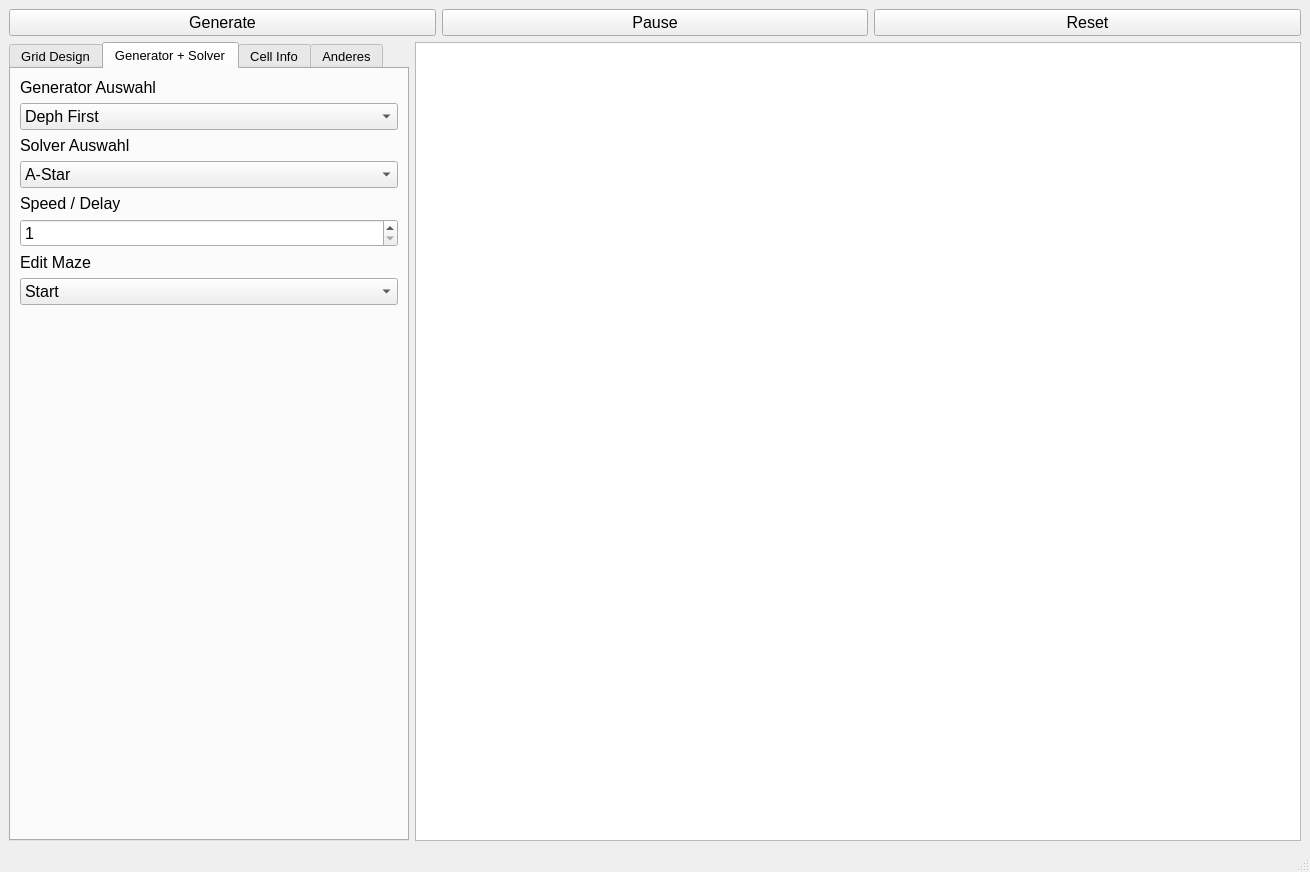
<?xml version="1.0" encoding="UTF-8"?>
<ui version="4.0">
 <class>MainWindow</class>
 <widget class="QMainWindow" name="MainWindow">
  <property name="geometry">
   <rect>
    <x>0</x>
    <y>0</y>
    <width>1310</width>
    <height>872</height>
   </rect>
  </property>
  <property name="windowTitle">
   <string>MainWindow</string>
  </property>
  <property name="tabShape">
   <enum>QTabWidget::Rounded</enum>
  </property>
  <widget class="QWidget" name="centralwidget">
   <layout class="QGridLayout" name="gridLayout">
    <item row="0" column="0">
     <layout class="QHBoxLayout" name="horizontalLayout">
      <item>
       <widget class="QPushButton" name="GeneratePushButton">
        <property name="font">
         <font>
          <pointsize>12</pointsize>
         </font>
        </property>
        <property name="text">
         <string>Generate</string>
        </property>
       </widget>
      </item>
      <item>
       <widget class="QPushButton" name="pausePushButton">
        <property name="font">
         <font>
          <pointsize>12</pointsize>
         </font>
        </property>
        <property name="text">
         <string>Pause</string>
        </property>
       </widget>
      </item>
      <item>
       <widget class="QPushButton" name="ResetPushButton">
        <property name="font">
         <font>
          <pointsize>12</pointsize>
         </font>
        </property>
        <property name="text">
         <string>Reset</string>
        </property>
       </widget>
      </item>
     </layout>
    </item>
    <item row="1" column="0">
     <layout class="QFormLayout" name="formLayout">
      <item row="0" column="1">
       <widget class="Grid" name="gridView">
        <property name="mouseTracking">
         <bool>true</bool>
        </property>
        <property name="frameShadow">
         <enum>QFrame::Plain</enum>
        </property>
       </widget>
      </item>
      <item row="0" column="0">
       <widget class="QTabWidget" name="tabWidget">
        <property name="minimumSize">
         <size>
          <width>400</width>
          <height>120</height>
         </size>
        </property>
        <property name="maximumSize">
         <size>
          <width>1000</width>
          <height>16777215</height>
         </size>
        </property>
        <property name="font">
         <font>
          <pointsize>10</pointsize>
         </font>
        </property>
        <property name="currentIndex">
         <number>1</number>
        </property>
        <property name="movable">
         <bool>false</bool>
        </property>
        <widget class="QWidget" name="tab">
         <attribute name="title">
          <string>Grid Design</string>
         </attribute>
         <layout class="QGridLayout" name="gridLayout_3">
          <item row="4" column="0">
           <widget class="QLabel" name="gridWallLabel">
            <property name="font">
             <font>
              <pointsize>12</pointsize>
             </font>
            </property>
            <property name="text">
             <string>Wall size</string>
            </property>
           </widget>
          </item>
          <item row="5" column="0">
           <widget class="QSpinBox" name="gridWallSpinBox">
            <property name="font">
             <font>
              <pointsize>12</pointsize>
             </font>
            </property>
            <property name="minimum">
             <number>1</number>
            </property>
            <property name="maximum">
             <number>5</number>
            </property>
            <property name="value">
             <number>1</number>
            </property>
           </widget>
          </item>
          <item row="3" column="0">
           <widget class="QSpinBox" name="gridRowsSpinBox">
            <property name="font">
             <font>
              <pointsize>12</pointsize>
             </font>
            </property>
            <property name="minimum">
             <number>5</number>
            </property>
            <property name="maximum">
             <number>100</number>
            </property>
            <property name="value">
             <number>20</number>
            </property>
           </widget>
          </item>
          <item row="0" column="0">
           <widget class="QLabel" name="gridColumnsLabel">
            <property name="font">
             <font>
              <pointsize>12</pointsize>
             </font>
            </property>
            <property name="text">
             <string>Columns</string>
            </property>
           </widget>
          </item>
          <item row="2" column="0">
           <widget class="QLabel" name="gridRowsLabel">
            <property name="font">
             <font>
              <pointsize>12</pointsize>
             </font>
            </property>
            <property name="text">
             <string>Rows</string>
            </property>
           </widget>
          </item>
          <item row="1" column="0">
           <widget class="QSpinBox" name="gridColumnsSpinBox">
            <property name="font">
             <font>
              <pointsize>12</pointsize>
             </font>
            </property>
            <property name="minimum">
             <number>5</number>
            </property>
            <property name="maximum">
             <number>100</number>
            </property>
            <property name="value">
             <number>20</number>
            </property>
           </widget>
          </item>
          <item row="6" column="0">
           <spacer name="verticalSpacer_2">
            <property name="orientation">
             <enum>Qt::Vertical</enum>
            </property>
            <property name="sizeHint" stdset="0">
             <size>
              <width>20</width>
              <height>40</height>
             </size>
            </property>
           </spacer>
          </item>
         </layout>
        </widget>
        <widget class="QWidget" name="tab_2">
         <attribute name="title">
          <string>Generator + Solver</string>
         </attribute>
         <layout class="QGridLayout" name="gridLayout_2">
          <item row="0" column="0">
           <layout class="QVBoxLayout" name="verticalLayout">
            <item>
             <widget class="QLabel" name="label">
              <property name="font">
               <font>
                <pointsize>12</pointsize>
               </font>
              </property>
              <property name="text">
               <string>Generator Auswahl</string>
              </property>
             </widget>
            </item>
            <item>
             <widget class="QComboBox" name="comboBox">
              <property name="font">
               <font>
                <pointsize>12</pointsize>
               </font>
              </property>
              <item>
               <property name="text">
                <string>Deph First</string>
               </property>
              </item>
              <item>
               <property name="text">
                <string>Prim</string>
               </property>
              </item>
             </widget>
            </item>
            <item>
             <widget class="QLabel" name="label_2">
              <property name="font">
               <font>
                <pointsize>12</pointsize>
               </font>
              </property>
              <property name="text">
               <string>Solver Auswahl</string>
              </property>
             </widget>
            </item>
            <item>
             <widget class="QComboBox" name="comboBox_2">
              <property name="font">
               <font>
                <pointsize>12</pointsize>
               </font>
              </property>
              <item>
               <property name="text">
                <string>A-Star</string>
               </property>
              </item>
             </widget>
            </item>
            <item>
             <widget class="QLabel" name="label_3">
              <property name="font">
               <font>
                <pointsize>12</pointsize>
               </font>
              </property>
              <property name="text">
               <string>Speed / Delay</string>
              </property>
             </widget>
            </item>
            <item>
             <widget class="QSpinBox" name="mazeSpeedSpinBox">
              <property name="font">
               <font>
                <pointsize>12</pointsize>
               </font>
              </property>
              <property name="minimum">
               <number>1</number>
              </property>
              <property name="maximum">
               <number>100</number>
              </property>
             </widget>
            </item>
            <item>
             <widget class="QLabel" name="label_5">
              <property name="font">
               <font>
                <pointsize>12</pointsize>
               </font>
              </property>
              <property name="text">
               <string>Edit Maze</string>
              </property>
             </widget>
            </item>
            <item>
             <widget class="QComboBox" name="comboBox_3">
              <property name="font">
               <font>
                <pointsize>12</pointsize>
               </font>
              </property>
              <item>
               <property name="text">
                <string>Start</string>
               </property>
              </item>
              <item>
               <property name="text">
                <string>End</string>
               </property>
              </item>
              <item>
               <property name="text">
                <string>Wall</string>
               </property>
              </item>
             </widget>
            </item>
            <item>
             <spacer name="verticalSpacer">
              <property name="orientation">
               <enum>Qt::Vertical</enum>
              </property>
              <property name="sizeHint" stdset="0">
               <size>
                <width>20</width>
                <height>559</height>
               </size>
              </property>
             </spacer>
            </item>
           </layout>
          </item>
         </layout>
        </widget>
        <widget class="QWidget" name="tab_3">
         <attribute name="title">
          <string>Cell Info</string>
         </attribute>
         <layout class="QGridLayout" name="gridLayout_5">
          <item row="10" column="0">
           <widget class="QLabel" name="typeLabel">
            <property name="font">
             <font>
              <pointsize>12</pointsize>
             </font>
            </property>
            <property name="text">
             <string>Type</string>
            </property>
           </widget>
          </item>
          <item row="9" column="0" colspan="2">
           <layout class="QGridLayout" name="gridLayout_4">
            <item row="1" column="1">
             <widget class="QCheckBox" name="westCheckBox">
              <property name="text">
               <string>West</string>
              </property>
             </widget>
            </item>
            <item row="1" column="4">
             <widget class="QLabel" name="empty_2">
              <property name="text">
               <string/>
              </property>
             </widget>
            </item>
            <item row="2" column="2">
             <widget class="QCheckBox" name="southCheckBox">
              <property name="text">
               <string>South</string>
              </property>
             </widget>
            </item>
            <item row="1" column="3">
             <widget class="QCheckBox" name="eastCheckBox">
              <property name="text">
               <string>East</string>
              </property>
             </widget>
            </item>
            <item row="0" column="2">
             <widget class="QCheckBox" name="northCheckBox">
              <property name="text">
               <string>North</string>
              </property>
             </widget>
            </item>
            <item row="1" column="0">
             <widget class="QLabel" name="empty">
              <property name="text">
               <string/>
              </property>
             </widget>
            </item>
           </layout>
          </item>
          <item row="0" column="0" colspan="2">
           <widget class="QLabel" name="xPositionLabel">
            <property name="font">
             <font>
              <pointsize>12</pointsize>
             </font>
            </property>
            <property name="text">
             <string>X Position</string>
            </property>
           </widget>
          </item>
          <item row="11" column="0" colspan="2">
           <widget class="QComboBox" name="typeComboBox">
            <property name="font">
             <font>
              <pointsize>12</pointsize>
             </font>
            </property>
           </widget>
          </item>
          <item row="7" column="0" colspan="2">
           <widget class="QSpinBox" name="gCostCellSpinBox">
            <property name="enabled">
             <bool>true</bool>
            </property>
            <property name="font">
             <font>
              <pointsize>12</pointsize>
             </font>
            </property>
            <property name="cursor">
             <cursorShape>ArrowCursor</cursorShape>
            </property>
            <property name="focusPolicy">
             <enum>Qt::WheelFocus</enum>
            </property>
            <property name="contextMenuPolicy">
             <enum>Qt::DefaultContextMenu</enum>
            </property>
            <property name="minimum">
             <number>10</number>
            </property>
            <property name="maximum">
             <number>50</number>
            </property>
            <property name="stepType">
             <enum>QAbstractSpinBox::DefaultStepType</enum>
            </property>
            <property name="value">
             <number>20</number>
            </property>
           </widget>
          </item>
          <item row="1" column="0" colspan="2">
           <widget class="QSpinBox" name="xPosCellSpinBox">
            <property name="font">
             <font>
              <pointsize>12</pointsize>
             </font>
            </property>
            <property name="frame">
             <bool>true</bool>
            </property>
            <property name="readOnly">
             <bool>true</bool>
            </property>
            <property name="keyboardTracking">
             <bool>true</bool>
            </property>
            <property name="minimum">
             <number>10</number>
            </property>
            <property name="maximum">
             <number>50</number>
            </property>
            <property name="value">
             <number>20</number>
            </property>
           </widget>
          </item>
          <item row="4" column="0">
           <widget class="QLabel" name="fCostLabel">
            <property name="font">
             <font>
              <pointsize>12</pointsize>
             </font>
            </property>
            <property name="text">
             <string>F-Cost</string>
            </property>
           </widget>
          </item>
          <item row="3" column="0" colspan="2">
           <widget class="QSpinBox" name="YPosCellSpinBox">
            <property name="font">
             <font>
              <pointsize>12</pointsize>
             </font>
            </property>
            <property name="readOnly">
             <bool>true</bool>
            </property>
            <property name="minimum">
             <number>10</number>
            </property>
            <property name="maximum">
             <number>50</number>
            </property>
            <property name="value">
             <number>20</number>
            </property>
           </widget>
          </item>
          <item row="5" column="0" colspan="2">
           <widget class="QSpinBox" name="fCostCellSpinBox">
            <property name="font">
             <font>
              <pointsize>12</pointsize>
             </font>
            </property>
            <property name="minimum">
             <number>10</number>
            </property>
            <property name="maximum">
             <number>50</number>
            </property>
            <property name="value">
             <number>20</number>
            </property>
           </widget>
          </item>
          <item row="12" column="1">
           <spacer name="verticalSpacer_3">
            <property name="orientation">
             <enum>Qt::Vertical</enum>
            </property>
            <property name="sizeHint" stdset="0">
             <size>
              <width>20</width>
              <height>293</height>
             </size>
            </property>
           </spacer>
          </item>
          <item row="8" column="0" colspan="2">
           <widget class="QLabel" name="label_14">
            <property name="font">
             <font>
              <pointsize>12</pointsize>
             </font>
            </property>
            <property name="text">
             <string>Active Walls</string>
            </property>
           </widget>
          </item>
          <item row="6" column="0">
           <widget class="QLabel" name="gCostLabel">
            <property name="font">
             <font>
              <pointsize>12</pointsize>
             </font>
            </property>
            <property name="text">
             <string>G-Cost</string>
            </property>
           </widget>
          </item>
          <item row="2" column="0" colspan="2">
           <widget class="QLabel" name="yPositionLabel">
            <property name="font">
             <font>
              <pointsize>12</pointsize>
             </font>
            </property>
            <property name="text">
             <string>Y Position</string>
            </property>
           </widget>
          </item>
         </layout>
        </widget>
        <widget class="QWidget" name="tab_4">
         <attribute name="title">
          <string>Anderes</string>
         </attribute>
        </widget>
       </widget>
      </item>
     </layout>
    </item>
   </layout>
  </widget>
  <widget class="QMenuBar" name="menubar">
   <property name="geometry">
    <rect>
     <x>0</x>
     <y>0</y>
     <width>1310</width>
     <height>21</height>
    </rect>
   </property>
  </widget>
  <widget class="QStatusBar" name="statusbar"/>
 </widget>
 <customwidgets>
  <customwidget>
   <class>Grid</class>
   <extends>QGraphicsView</extends>
   <header>grid.h</header>
  </customwidget>
 </customwidgets>
 <resources/>
 <connections>
  <connection>
   <sender>GeneratePushButton</sender>
   <signal>clicked()</signal>
   <receiver>MainWindow</receiver>
   <slot>onGenerateClicked()</slot>
   <hints>
    <hint type="sourcelabel">
     <x>244</x>
     <y>45</y>
    </hint>
    <hint type="destinationlabel">
     <x>280</x>
     <y>25</y>
    </hint>
   </hints>
  </connection>
  <connection>
   <sender>pausePushButton</sender>
   <signal>clicked()</signal>
   <receiver>MainWindow</receiver>
   <slot>onPauseClicked()</slot>
   <hints>
    <hint type="sourcelabel">
     <x>654</x>
     <y>45</y>
    </hint>
    <hint type="destinationlabel">
     <x>654</x>
     <y>435</y>
    </hint>
   </hints>
  </connection>
  <connection>
   <sender>ResetPushButton</sender>
   <signal>clicked()</signal>
   <receiver>MainWindow</receiver>
   <slot>onResetClicked()</slot>
   <hints>
    <hint type="sourcelabel">
     <x>1086</x>
     <y>45</y>
    </hint>
    <hint type="destinationlabel">
     <x>654</x>
     <y>435</y>
    </hint>
   </hints>
  </connection>
  <connection>
   <sender>gridRowsSpinBox</sender>
   <signal>editingFinished()</signal>
   <receiver>MainWindow</receiver>
   <slot>spinBoxRowsSet()</slot>
   <hints>
    <hint type="sourcelabel">
     <x>209</x>
     <y>210</y>
    </hint>
    <hint type="destinationlabel">
     <x>654</x>
     <y>435</y>
    </hint>
   </hints>
  </connection>
  <connection>
   <sender>gridColumnsSpinBox</sender>
   <signal>editingFinished()</signal>
   <receiver>MainWindow</receiver>
   <slot>spinBoxColumnsSet()</slot>
   <hints>
    <hint type="sourcelabel">
     <x>209</x>
     <y>147</y>
    </hint>
    <hint type="destinationlabel">
     <x>654</x>
     <y>435</y>
    </hint>
   </hints>
  </connection>
  <connection>
   <sender>gridWallSpinBox</sender>
   <signal>editingFinished()</signal>
   <receiver>MainWindow</receiver>
   <slot>spinBoxWallSizeSet()</slot>
   <hints>
    <hint type="sourcelabel">
     <x>209</x>
     <y>273</y>
    </hint>
    <hint type="destinationlabel">
     <x>654</x>
     <y>435</y>
    </hint>
   </hints>
  </connection>
  <connection>
   <sender>mazeSpeedSpinBox</sender>
   <signal>valueChanged(int)</signal>
   <receiver>MainWindow</receiver>
   <slot>spinBoxGenSpeedSet()</slot>
   <hints>
    <hint type="sourcelabel">
     <x>209</x>
     <y>272</y>
    </hint>
    <hint type="destinationlabel">
     <x>654</x>
     <y>435</y>
    </hint>
   </hints>
  </connection>
 </connections>
 <slots>
  <slot>onGenerateClicked()</slot>
  <slot>onPauseClicked()</slot>
  <slot>onResetClicked()</slot>
  <slot>spinBoxRowsSet()</slot>
  <slot>spinBoxColumnsSet()</slot>
  <slot>spinBoxWallSizeSet()</slot>
  <slot>spinBoxGenSpeedSet()</slot>
 </slots>
</ui>
